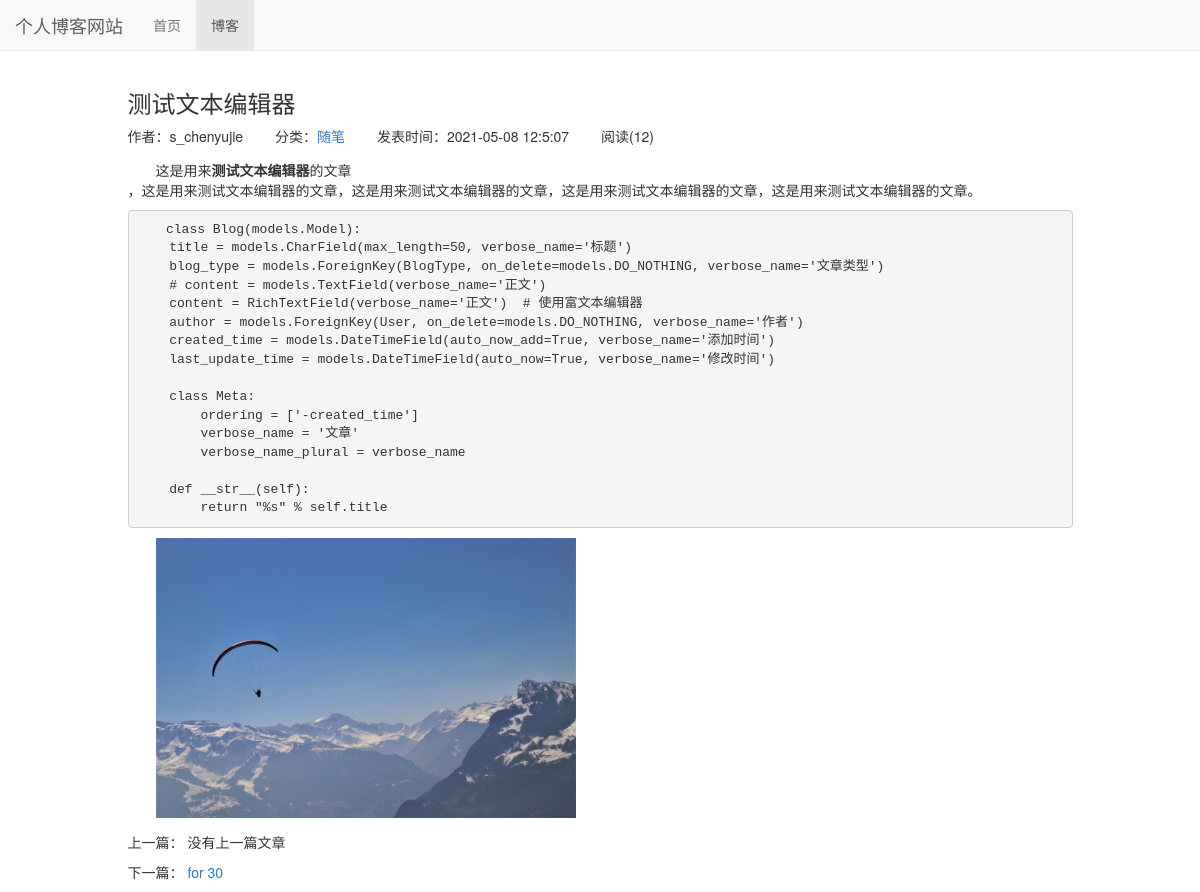
The app's page /blog/58 with its own data.
### blog/models.py (models this page shows, shortened)
class Blog(models.Model):
    title = models.CharField(max_length=50, verbose_name='标题')
    blog_type = models.ForeignKey(BlogType, on_delete=models.DO_NOTHING, verbose_name='文章类型')
    content = RichTextUploadingField(verbose_name='正文')  # 使用富文本编辑器 并添加上传图片、文件功能
    author = models.ForeignKey(User, on_delete=models.DO_NOTHING, verbose_name='作者')
    created_time = models.DateTimeField(auto_now_add=True, verbose_name='添加时间')
    last_update_time = models.DateTimeField(auto_now=True, verbose_name='修改时间')
    class Meta:
        ordering = ['-created_time']
        verbose_name = '文章'
        verbose_name_plural = verbose_name
    def get_read_num(self):
        try:
            return self.readnum.read_num
        except exceptions.ObjectDoesNotExist as e:
            return 0

class BlogType(models.Model):
    type_name = models.CharField(max_length=15, verbose_name='文章类型')
    class Meta:
        verbose_name = '文章类型'
        verbose_name_plural = verbose_name
    def __str__(self):
        return self.type_name

class ReadNum(models.Model):
    read_num = models.IntegerField(default=0, verbose_name='访问人数')
    blog = models.OneToOneField(Blog, on_delete=models.DO_NOTHING)
    class Meta:
        verbose_name = '访问人数'
        verbose_name_plural = verbose_name

### blog/views.py (the view)
# urls.py: path('<int:blog_pk>', views.blog_detail, name='blog_detail'),
def blog_detail(request, blog_pk):
    blog = get_object_or_404(Blog, pk=blog_pk)
    if not request.COOKIES.get('blog_%s_readed' % blog_pk):
        if ReadNum.objects.filter(blog=blog).count():
            readnum = ReadNum.objects.get(blog=blog)
        else:
            readnum = ReadNum(blog=blog)
        readnum.read_num += 1  # 每次打开文章 访问认识 +1
        readnum.save()
    context = {}
    context['previous_blog'] = Blog.objects.filter(created_time__gt=blog.created_time).last()
    context['next_blog'] = Blog.objects.filter(created_time__lt=blog.created_time).first()
    context['blog'] = blog
    response = render(request, 'blog/blog_detail.html', context)
    response.set_cookie('blog_%s_readed' % blog_pk, 'true', max_age=60, expires=datetime)
    return response

### blog/templates/blog/blog_detail.html (shortened to what this page needs)
{% extends 'base.html' %}
{% block nav_blog_active %}active{% endblock %}
{% block header_extends %}
    <link rel="stylesheet" href="/static/detail.css">
{% endblock %}
{% block content %}
    <div class="container">
        <div class="row">
            <div class="col-xs-10 col-xs-offset-1">
                <h3>{{ blog.title }}</h3>
                <ul class="blog-info-description">
                    <li>作者：{{ blog.author }}</li>
                    <li>分类：<a href="{% url 'blog_with_type' blog.blog_type.pk %}">{{ blog.blog_type }}</a></li>
                    <li>发表时间：{{ blog.created_time|date:"Y-m-d H:n:s" }}</li>
                    <li>阅读({{ blog.get_read_num }})</li>
                </ul>
                <div class="blog-content">{{ blog.content|safe }}</div>
                <div class="blog-more">
                    <p>上一篇：
                        {% if previous_blog  %}
                            <a href="{% url 'blog_detail' previous_blog.pk %}">{{ previous_blog.title }}</a>
                        {% else %}
                            没有上一篇文章
                        {% endif %}
                    </p>
                    <p>下一篇：
                        {% if next_blog %}
                            <a href="{% url 'blog_detail' next_blog.pk %}"> {{ next_blog.title }}</a>
                        {% else %}
                            没有下一篇文章
                        {% endif %}
                    </p>
                </div>
            </div>
        </div>
    </div>
{% endblock %}

### static/base.css (style rules this page uses)
* { margin: 0; padding: 0; }
body { margin-top:70px!important; }
ul { list-style-type: none; }

### static/detail.css (style rules this page uses)
ul.blog-info-description { list-style-type: none; margin-bottom: 1em; }
ul.blog-info-description li { display: inline-block; margin-right: 2em; }
div.blog-content { text-indent: 2em; }
div.blog-more { margin-top: 1em; }

### records on screen
Blog: title "测试文本编辑器", author "s_chenyujie", blog_type "随笔", created_time "2021-05-08 12:5:07", get_read_num "12", content "这是用来 测试文本编辑器 的文章 ，这是用来测试文本编辑器的文章，这是用来测试文本编辑器的文章，这是用来测试文本编辑器的文章，这是用来测试文本编辑器的文章。 class Blog(models.Model): title = models.CharField(max_length=50, verbose_name='标题') blog_type = models.ForeignKey(BlogType, on_delete=models.DO_NOTHING, verbose_name='文章类型') # content = models.TextField(verbose_name='正文') content = RichTextField(verbose_name='正文') # 使用富文本编辑器 author = models.ForeignKey(User, on_delete=models.DO_NOTHING, verbose_name='作者') created_time = models.DateTimeField(auto_now_add=True, verbose_name='添加时间') last_update_time = models.DateTimeField(auto_now=True, verbose_name='修改时间') class Meta: ordering = ['-created_time'] verbose_name = '文章' verbose_name_plural = verbose_name def…", content (picture)
Blog: title "for 30"
